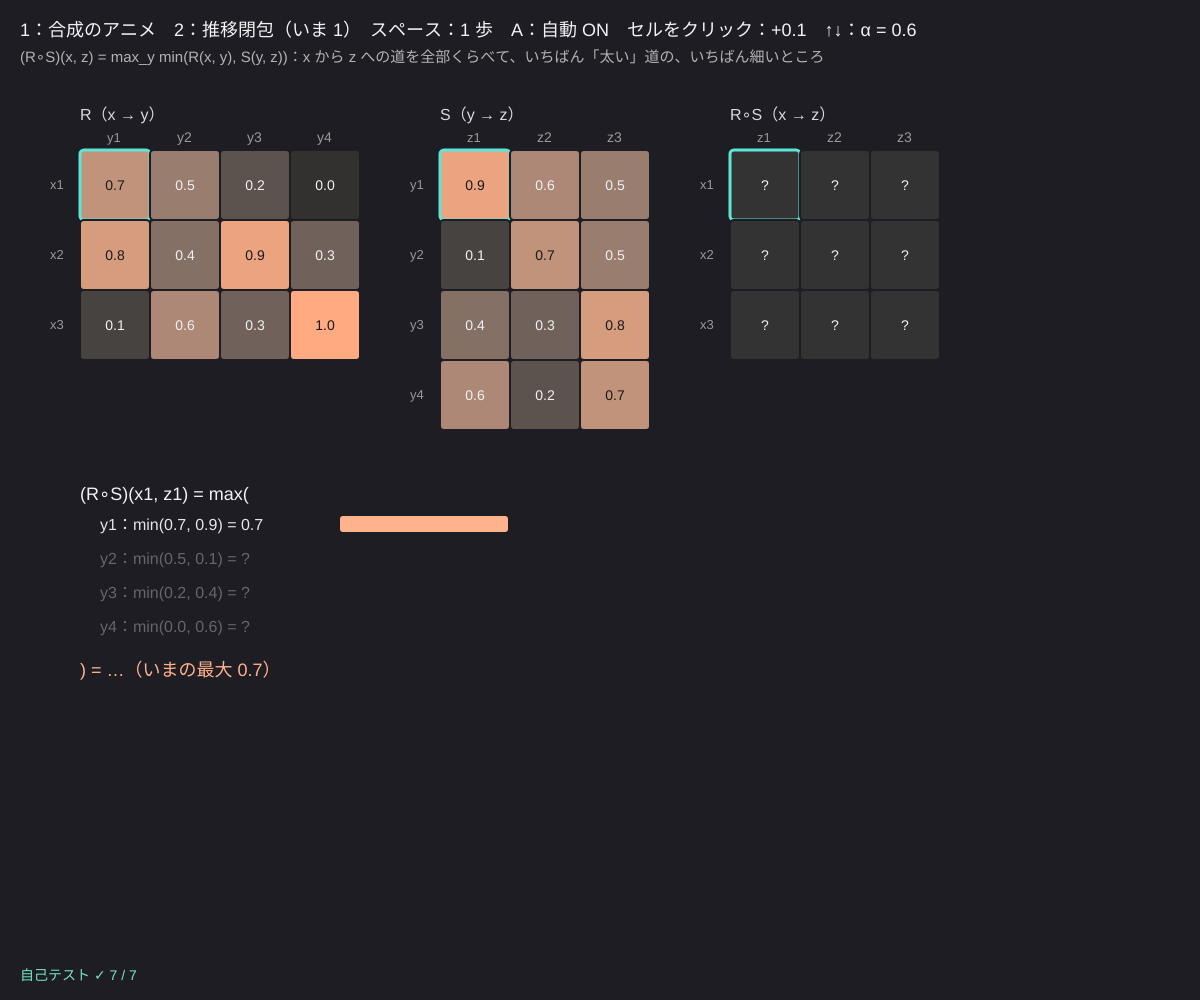
Frame 1 (no input)
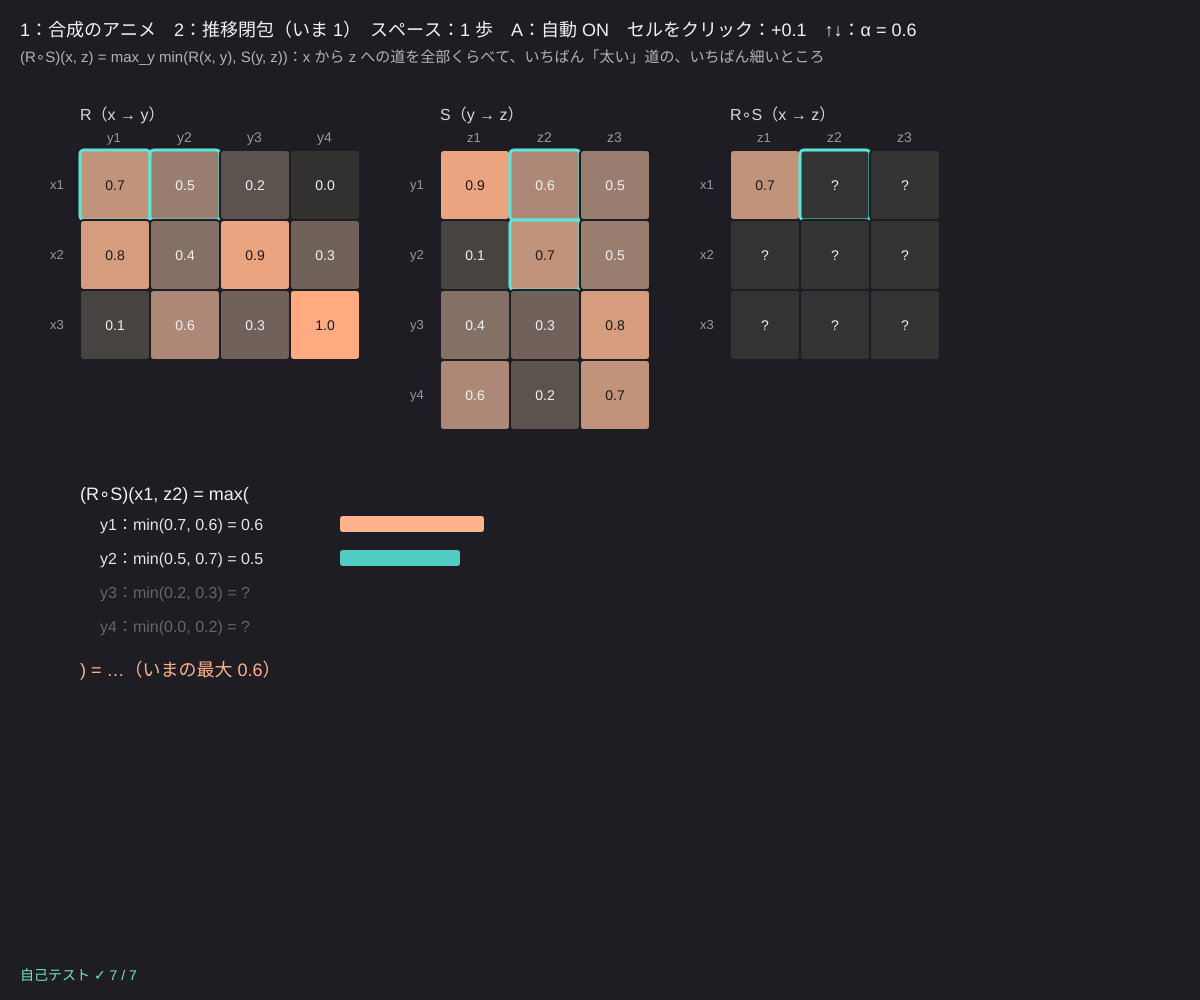
Frame 60 (no input)
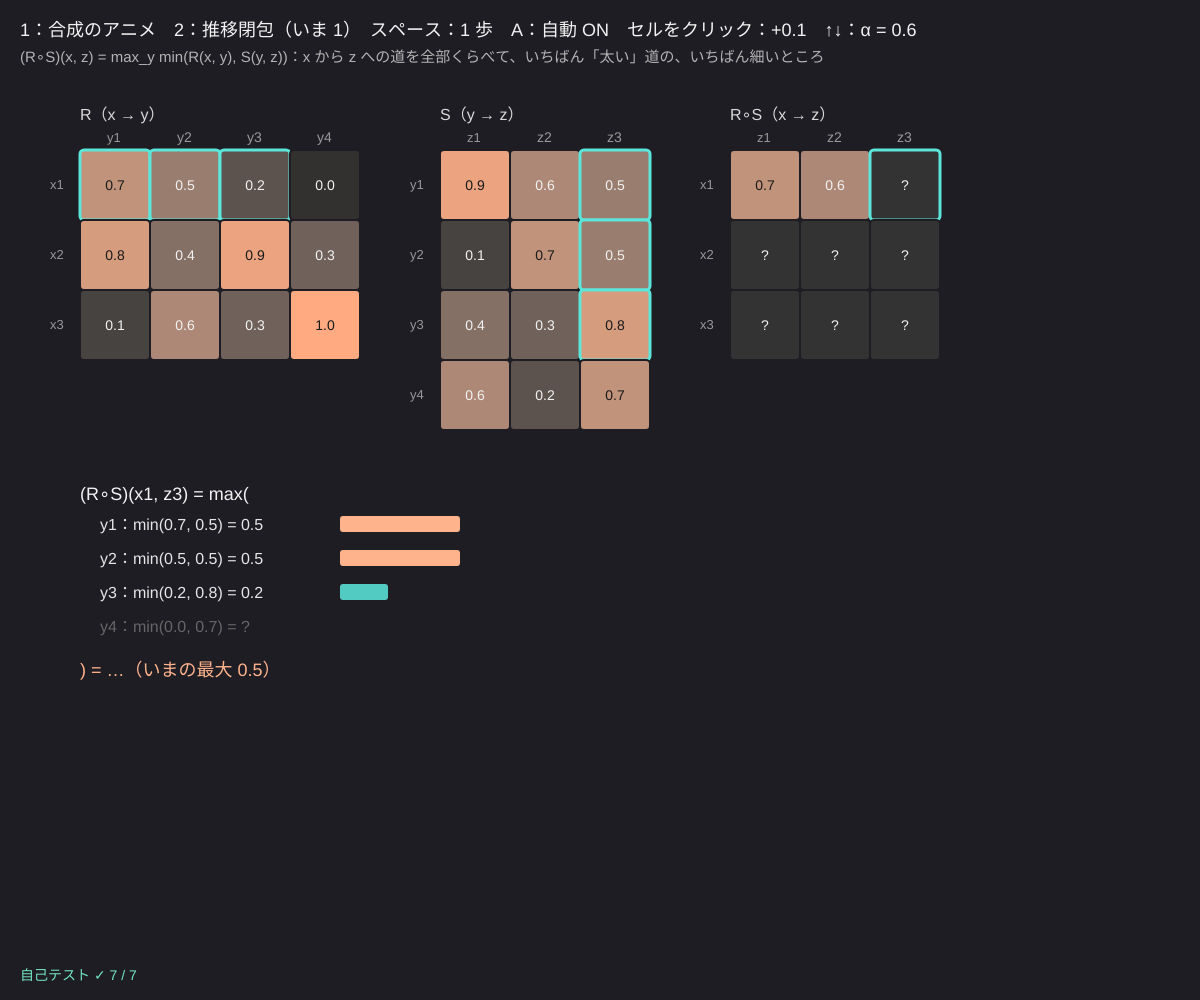
Frame 120 (the mouse pressed at the canvas centre since frame 60)

The p5.js sketch that drew these frames (run headless with seeded random() and noise() and a simulated clock; from frame 60 on, the mouse is pressed at the canvas centre):

// p5.js sketch
// ── sketch.js
// ============================================
// 04 ファジィ関係と合成
// ファジィ関係 R(x, y) =「x と y がどのくらい関係があるか」（0〜1 の行列）
// max-min 合成：(R∘S)(x, z) = max_y min(R(x, y), S(y, z))。「x → y → z」の道のうち、いちばん太い道の細いところ
// 1 = 合成のアニメ / 2 = 「似ている」関係の推移閉包 / スペース = 1 歩 / A = 自動 / セルをクリック = +0.1 / ↑↓ = α
// ============================================

let page = 1, auto = true, timer = 0;
let speed = 6;       // ★ 1 秒に何歩すすむか
// ★ 合成する 2 つの関係（行 = x、列 = y）と（行 = y、列 = z）
let R = [[0.7, 0.5, 0.2, 0.0], [0.8, 0.4, 0.9, 0.3], [0.1, 0.6, 0.3, 1.0]];
let Q = [[0.9, 0.6, 0.5], [0.1, 0.7, 0.5], [0.4, 0.3, 0.8], [0.6, 0.2, 0.7]];
let T, ci = 0, ck = 0, cj = 0;
// ★ 「似ている」関係（反射的：自分とは 1、対称的：R(a, b) = R(b, a)）
const COLS = ['赤', '橙', '黄', '緑', '青'];
let SIM = [[1, 0.8, 0.3, 0, 0], [0.8, 1, 0.7, 0.1, 0], [0.3, 0.7, 1, 0.5, 0.1], [0, 0.1, 0.5, 1, 0.6], [0, 0, 0.1, 0.6, 1]];
let closure = [], alphaLv = 0.6;

function setup() {
  createCanvas(windowWidth, windowHeight);
  colorMode(HSB, 360, 100, 100, 100);
  selfTest();
  restart();
}
function restart() {
  T = R.map(() => Q[0].map(() => null)); ci = ck = cj = 0;
  closure = [SIM.map((r) => r.slice())];
}
// 合成のアニメを 1 歩：y（j）を 1 つ進め、全部見たら次のセルへ
function stepComp() {
  if (ci >= R.length) { restart(); return; }
  cj++;
  if (cj >= Q.length) { T[ci][ck] = maxMinCell(R, Q, ci, ck); cj = 0; ck++; if (ck >= Q[0].length) { ck = 0; ci++; } }
}
function stepClosure() {
  let C = closure[closure.length - 1], N = maxOf(C, maxMin(C, C));
  if (!sameM(N, C)) closure.push(N);
}

function draw() {
  background(250, 18, 14);
  if (auto) { timer += (page === 1 ? speed : 0.7) / 60; if (timer >= 1) { timer = 0; if (page === 1) stepComp(); else stepClosure(); } }
  fill(0, 0, 95); noStroke(); textSize(18);
  text('1：合成のアニメ　2：推移閉包（いま ' + page + '）　スペース：1 歩　A：自動 ' + (auto ? 'ON' : 'off') + '　セルをクリック：+0.1　↑↓：α = ' + alphaLv.toFixed(1), 20, 36);
  fill(0, 0, 70); textSize(15);
  text(page === 1 ? '(R∘S)(x, z) = max_y min(R(x, y), S(y, z))：x から z への道を全部くらべて、いちばん「太い」道の、いちばん細いところ'
    : '「似ている」は反射的・対称的だが推移的とは限らない（赤〜橙 0.8、橙〜黄 0.7 なのに 赤〜黄 0.3）。R ← max(R, R∘R) をくり返して推移的にする', 20, 62);
  if (page === 1) drawComp(); else drawClosure();
  fill(selfTestResults.every((r) => r.ok) ? color(160, 50, 90) : color(0, 80, 100)); textSize(14);
  text(selfTestLine(), 20, height - 20);
}

function drawComp() {
  let cs = Math.min(70, width / 16, height / 12), y0 = 150;
  let xR = 80, xS = xR + cs * 4 + 80, xT = xS + cs * 3 + 80;
  let done = ci >= R.length;
  drawMat(R, xR, y0, cs, 'R（x → y）', 'x', 'y', (i, j) => !done && i === ci && j <= cj);
  drawMat(Q, xS, y0, cs, 'S（y → z）', 'y', 'z', (j, k) => !done && k === ck && j <= cj);
  drawMat(T, xT, y0, cs, 'R∘S（x → z）', 'x', 'z', (i, k) => !done && i === ci && k === ck);
  // 今のセルの計算
  if (!done) {
    let bx = 80, by = y0 + cs * 4 + 70, best = -1;
    fill(0, 0, 95); textSize(18); text('(R∘S)(x' + (ci + 1) + ', z' + (ck + 1) + ') = max(', bx, by);
    for (let j = 0; j <= cj; j++) best = Math.max(best, Math.min(R[ci][j], Q[j][ck]));
    for (let j = 0; j < Q.length; j++) {
      let yy = by + 30 + j * 34, m = Math.min(R[ci][j], Q[j][ck]), seen = j <= cj;
      fill(seen ? color(0, 0, 90) : color(0, 0, 40)); textSize(16);
      text('y' + (j + 1) + '：min(' + R[ci][j].toFixed(1) + ', ' + Q[j][ck].toFixed(1) + ') = ' + (seen ? m.toFixed(1) : '?'), bx + 20, yy);
      if (seen) { fill(seen && m === best ? color(20, 45, 100) : color(175, 60, 80)); rect(bx + 260, yy - 14, m * 240, 16, 3); }
    }
    fill(20, 45, 100); textSize(18); text(') = ' + (cj === Q.length - 1 ? best.toFixed(1) : '…（いまの最大 ' + best.toFixed(1) + '）'), bx, by + 30 + Q.length * 34 + 10);
  } else { fill(20, 45, 100); textSize(18); text('完成！ スペースでもう一度', 80, y0 + cs * 4 + 70); }
}

function drawClosure() {
  let cs = Math.min(64, width / 18), y0 = 150, last = closure[closure.length - 1];
  drawMat(SIM, 80, y0, cs, 'もとの「似ている」R', '', '', () => false, COLS);
  drawMat(last, 80 + cs * 5 + 120, y0, cs, '推移閉包（' + (closure.length - 1) + ' 回くり返し）', '', '', (i, j) => last[i][j] > SIM[i][j] + 1e-9, COLS);
  let trans = leq(maxMin(last, last), last);
  let tx = 80 + cs * 10 + 220;
  fill(0, 0, 95); textSize(16);
  text('推移的？（R∘R ≤ R）　もと：' + (leq(maxMin(SIM, SIM), SIM) ? 'はい' : 'いいえ') + '　閉包：' + (trans ? 'はい' : 'まだ'), tx, y0 + 10, width - tx - 20);
  text('ふちが光るセル = くり返しで大きくなったところ', tx, y0 + 60, width - tx - 20);
  // α カットで仲間分け（閉包は類似関係なので、α カットは同値関係になる）
  let groups = classesAt(last, alphaLv);
  fill(0, 0, 95); textSize(18); text('α = ' + alphaLv.toFixed(1) + ' で仲間分け（閉包の α カット）', 80, y0 + cs * 5 + 90);
  let gx = 80;
  groups.forEach((g, n) => {
    let w = g.length * 60 + 30;
    fill(260, 30, 90, 25); stroke(260, 30, 90); strokeWeight(2); rect(gx, y0 + cs * 5 + 110, w, 60, 12);
    noStroke(); g.forEach((m, q) => { fill([0, 30, 55, 120, 220][m], 70, 95); circle(gx + 30 + q * 60, y0 + cs * 5 + 140, 36); fill(0, 0, 10); textSize(14); textAlign(CENTER); text(COLS[m], gx + 30 + q * 60, y0 + cs * 5 + 145); textAlign(LEFT, BASELINE); });
    gx += w + 20;
  });
  fill(0, 0, 70); textSize(15); text('↑↓ で α を変えると、仲間がまとまったり分かれたりする（α が大きいほど細かく分かれる）', 80, y0 + cs * 5 + 210);
}

// 行列を描く。hl(i, j) が true のセルは光る
function drawMat(A, x0, y0, cs, title, rn, cn, hl, names) {
  fill(0, 0, 85); noStroke(); textSize(16); text(title, x0, y0 - 30);
  for (let i = 0; i < A.length; i++) {
    fill(0, 0, 60); textSize(13); text(names ? names[i] : rn + (i + 1), x0 - 30, y0 + i * cs + cs / 2 + 4);
    for (let j = 0; j < A[0].length; j++) {
      if (i === 0) { fill(0, 0, 60); text(names ? names[j] : cn + (j + 1), x0 + j * cs + cs / 2 - 8, y0 - 8); }
      let v = A[i][j];
      fill(v === null ? color(0, 0, 20) : color(20, 45 * v + 5, 20 + 80 * v));
      if (hl(i, j)) { stroke(175, 60, 90); strokeWeight(3); } else { stroke(250, 18, 14); strokeWeight(2); }
      rect(x0 + j * cs, y0 + i * cs, cs, cs, 4);
      noStroke(); fill(0, 0, v !== null && v > 0.6 ? 10 : 95); textSize(14); textAlign(CENTER);
      text(v === null ? '?' : v.toFixed(1), x0 + j * cs + cs / 2, y0 + i * cs + cs / 2 + 5);
      textAlign(LEFT, BASELINE);
    }
  }
}

function mousePressed() {
  let hit = (A, x0, y0, cs) => { let j = Math.floor((mouseX - x0) / cs), i = Math.floor((mouseY - y0) / cs); return i >= 0 && j >= 0 && i < A.length && j < A[0].length ? [i, j] : null; };
  let bump = (v) => (Math.round(v * 10) + 1) % 11 / 10;
  if (page === 1) {
    let cs = Math.min(70, width / 16, height / 12), xS = 80 + cs * 4 + 80;
    let h = hit(R, 80, 150, cs); if (h) { R[h[0]][h[1]] = bump(R[h[0]][h[1]]); restart(); }
    h = hit(Q, xS, 150, cs); if (h) { Q[h[0]][h[1]] = bump(Q[h[0]][h[1]]); restart(); }
  } else {
    let cs = Math.min(64, width / 18), h = hit(SIM, 80, 150, cs);
    if (h && h[0] !== h[1]) { let v = bump(SIM[h[0]][h[1]]); SIM[h[0]][h[1]] = v; SIM[h[1]][h[0]] = v; restart(); }
  }
}
function keyPressed() {
  if (key === '1') { page = 1; restart(); }
  if (key === '2') { page = 2; restart(); }
  if (key === ' ') { if (page === 1) stepComp(); else stepClosure(); }
  if (key === 'a' || key === 'A') auto = !auto;
  if (key === UP_ARROW) alphaLv = clampv(Math.round(alphaLv * 10 + 1) / 10, 0.1, 1);
  if (key === DOWN_ARROW) alphaLv = clampv(Math.round(alphaLv * 10 - 1) / 10, 0.1, 1);
}

// ---- 自己テスト：手で計算できる値と比べる
function selfTest() {
  selfTestResults = [];
  let C = maxMin([[0.7, 0.5], [0.8, 0.4]], [[0.9, 0.6, 0.5], [0.1, 0.7, 0.5]]);
  check('手計算の合成 [[0.7, 0.5], [0.8, 0.4]]∘[[0.9, 0.6, 0.5], [0.1, 0.7, 0.5]] = [[0.7, 0.6, 0.5], [0.8, 0.6, 0.5]]', sameM(C, [[0.7, 0.6, 0.5], [0.8, 0.6, 0.5]]));
  let I = [[1, 0, 0, 0], [0, 1, 0, 0], [0, 0, 1, 0], [0, 0, 0, 1]];
  check('単位関係 I との合成は変わらない R∘I = R', sameM(maxMin(R, I), R));
  check('結合法則 (R∘S)∘S′ = R∘(S∘S′)', sameM(maxMin(maxMin(R, Q), [[0.2, 0.9], [0.5, 0.4], [1, 0.3]]), maxMin(R, maxMin(Q, [[0.2, 0.9], [0.5, 0.4], [1, 0.3]]))));
  let c3 = transClosure([[1, 0.8, 0], [0.8, 1, 0.4], [0, 0.4, 1]]);
  check('3 つの閉包：(1, 3) = min(0.8, 0.4) = 0.4', sameM(c3, [[1, 0.8, 0.4], [0.8, 1, 0.4], [0.4, 0.4, 1]]));
  let cl = transClosure(SIM);
  check('閉包は推移的（C∘C ≤ C）で、もとの R 以上', leq(maxMin(cl, cl), cl) && leq(SIM, cl));
  check('閉包の閉包は同じ（もう変わらない）', sameM(transClosure(cl), cl));
  let g = classesAt(c3, 0.5);
  check('3 つの閉包の 0.5 カットの仲間分け = {1, 2}, {3}', g.length === 2 && g[0].join() === '0,1' && g[1].join() === '2');
  reportSelfTest();
}

// ---------- やってみよう ----------
// 1. R のセルをクリックして 0 にすると、合成のどのセルが変わる？「道」が 1 本消えるから
// 2. 合成の 1 つのセルで、どの y を通る道が答えを決めたか（オレンジの棒）を読もう
// 3. 推移閉包で、赤〜青の「似ている度」はいくつになった？ どの色を通る道？
// 4. α を 0.1〜1 まで動かすと、5 つの色の仲間分けが木のように分かれていく（階層クラスタリング）
// 5. min を積にかえた「max-積 合成」を書いて、結果を比べよう



// ==================================================
// ここから下は「ファジィの道具」（中身は読まなくても OK。消さないでね）
// ==================================================
// ---- メンバーシップ関数（所属度 μ を 0〜1 で返す）
function trimf(x, a, b, c) {            // 三角：a で 0、b で 1、c で 0
  if (x < a || x > c) return 0;
  if (x === b) return 1;
  if (x < b) return b > a ? (x - a) / (b - a) : 1;
  return c > b ? (c - x) / (c - b) : 1;
}
function trapmf(x, a, b, c, d) {         // 台形：b〜c が 1
  if (x < a || x > d) return 0;
  if (x >= b && x <= c) return 1;
  if (x < b) return (x - a) / (b - a);
  return (d - x) / (d - c);
}
function gaussmf(x, c, s) { return Math.exp(-((x - c) * (x - c)) / (2 * s * s)); }
function sigmf(x, a, c) { return 1 / (1 + Math.exp(-a * (x - c))); }
function bellmf(x, a, b, c) { return 1 / (1 + Math.pow(Math.abs((x - c) / a), 2 * b)); }
// mf = { type: 'tri', p: [a, b, c] } のような形
function evalMF(mf, x) {
  let p = mf.p;
  if (mf.type === 'tri') return trimf(x, p[0], p[1], p[2]);
  if (mf.type === 'trap') return trapmf(x, p[0], p[1], p[2], p[3]);
  if (mf.type === 'gauss') return gaussmf(x, p[0], p[1]);
  if (mf.type === 'sig') return sigmf(x, p[0], p[1]);
  if (mf.type === 'bell') return bellmf(x, p[0], p[1], p[2]);
  return 0;
}
function clampv(v, a, b) { return v < a ? a : v > b ? b : v; }


// ---- 自己テストの道具
let selfTestResults = [];
function check(name, cond) { selfTestResults.push({ name, ok: !!cond }); }
function near(a, b, tol) { return a !== null && Math.abs(a - b) <= (tol === undefined ? 1e-9 : tol); }
function reportSelfTest() { for (let r of selfTestResults) (r.ok ? console.log : console.error)((r.ok ? '✓ ' : '✗ ') + r.name); }
function selfTestLine() { let n = selfTestResults.filter((r) => r.ok).length; return '自己テスト ' + (n === selfTestResults.length ? '✓ ' : '✗ ') + n + ' / ' + selfTestResults.length; }

// ---- 関係（行列）の道具
function maxMinCell(A, B, i, k) { let m = 0; for (let j = 0; j < B.length; j++) m = Math.max(m, Math.min(A[i][j], B[j][k])); return m; }
function maxMin(A, B) { return A.map((r, i) => B[0].map((_, k) => maxMinCell(A, B, i, k))); }
function maxOf(A, B) { return A.map((r, i) => r.map((v, j) => Math.max(v, B[i][j]))); }
function sameM(A, B) { return A.length === B.length && A.every((r, i) => r.length === B[i].length && r.every((v, j) => Math.abs(v - B[i][j]) < 1e-9)); }
function leq(A, B) { return A.every((r, i) => r.every((v, j) => v <= B[i][j] + 1e-9)); }
function transClosure(A) { let C = A.map((r) => r.slice()); for (let n = 0; n < 20; n++) { let N = maxOf(C, maxMin(C, C)); if (sameM(N, C)) break; C = N; } return C; }
// α カットで同値類に分ける（C は推移閉包）
function classesAt(C, al) {
  let seen = C.map(() => false), out = [];
  for (let i = 0; i < C.length; i++) if (!seen[i]) { let g = []; for (let j = 0; j < C.length; j++) if (!seen[j] && C[i][j] >= al - 1e-9) { g.push(j); seen[j] = true; } out.push(g); }
  return out;
}
